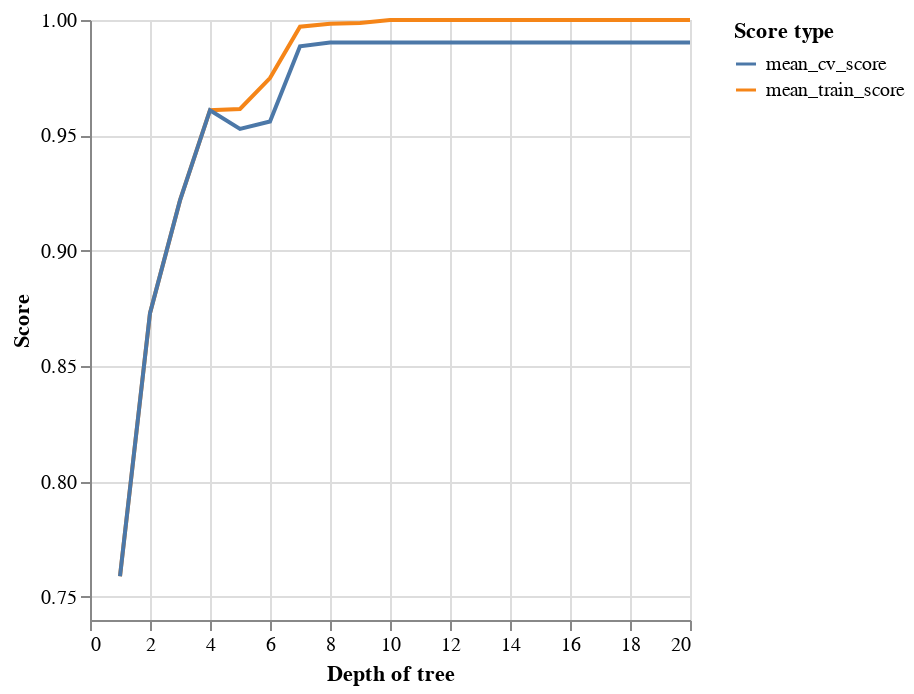

The cell this chart's notebook holds for it:
### Code cell
results = pd.melt(result_df, id_vars=['max_depth'], value_vars=['mean_train_score','mean_cv_score'])
import altair as alt
alt.Chart(results).mark_line().encode(
    x=alt.X('max_depth', title= 'Depth of tree'),
    y= alt.Y('value',title = 'Score', scale=alt.Scale(zero=False)),
    color=alt.Color('variable', title='Score type')
)

### Figure 1 — Vega-Lite specification as saved in the notebook (floating-point values rounded to 4 significant figures)
{"config": {"view": {"continuousWidth": 300, "continuousHeight": 300}}, "data": {"name": "data-1a70ccf57629d50a91c4faefcd3aa592"}, "mark": {"type": "line"}, "encoding": {"color": {"field": "variable", "title": "Score type", "type": "nominal"}, "x": {"field": "max_depth", "title": "Depth of tree", "type": "quantitative"}, "y": {"field": "value", "scale": {"zero": false}, "title": "Score", "type": "quantitative"}}, "$schema": "https://vega.github.io/schema/vega-lite/v5.16.3.json", "datasets": {"data-1a70ccf57629d50a91c4faefcd3aa592": [{"max_depth": 1, "variable": "mean_train_score", "value": 0.759}, {"max_depth": 2, "variable": "mean_train_score", "value": 0.873}, {"max_depth": 3, "variable": "mean_train_score", "value": 0.9218}, {"max_depth": 4, "variable": "mean_train_score", "value": 0.9609}, {"max_depth": 5, "variable": "mean_train_score", "value": 0.9615}, {"max_depth": 6, "variable": "mean_train_score", "value": 0.9748}, {"max_depth": 7, "variable": "mean_train_score", "value": 0.9971}, {"max_depth": 8, "variable": "mean_train_score", "value": 0.9984}, {"max_depth": 9, "variable": "mean_train_score", "value": 0.9987}, {"max_depth": 10, "variable": "mean_train_score", "value": 1.0}, {"max_depth": 11, "variable": "mean_train_score", "value": 1.0}, {"max_depth": 12, "variable": "mean_train_score", "value": 1.0}, {"max_depth": 13, "variable": "mean_train_score", "value": 1.0}, {"max_depth": 14, "variable": "mean_train_score", "value": 1.0}, {"max_depth": 15, "variable": "mean_train_score", "value": 1.0}, {"max_depth": 16, "variable": "mean_train_score", "value": 1.0}, {"max_depth": 17, "variable": "mean_train_score", "value": 1.0}, {"max_depth": 18, "variable": "mean_train_score", "value": 1.0}, {"max_depth": 19, "variable": "mean_train_score", "value": 1.0}, {"max_depth": 20, "variable": "mean_train_score", "value": 1.0}, {"max_depth": 1, "variable": "mean_cv_score", "value": 0.759}, {"max_depth": 2, "variable": "mean_cv_score", "value": 0.873}, {"max_depth": 3, "variable": "mean_cv_score", "value": 0.9218}, {"max_depth": 4, "variable": "mean_cv_score", "value": 0.9609}, {"max_depth": 5, "variable": "mean_cv_score", "value": 0.9528}, {"max_depth": 6, "variable": "mean_cv_score", "value": 0.956}, {"max_depth": 7, "variable": "mean_cv_score", "value": 0.9886}, {"max_depth": 8, "variable": "mean_cv_score", "value": 0.9902}, {"max_depth": 9, "variable": "mean_cv_score", "value": 0.9902}, {"max_depth": 10, "variable": "mean_cv_score", "value": 0.9902}, {"max_depth": 11, "variable": "mean_cv_score", "value": 0.9902}, {"max_depth": 12, "variable": "mean_cv_score", "value": 0.9902}, {"max_depth": 13, "variable": "mean_cv_score", "value": 0.9902}, {"max_depth": 14, "variable": "mean_cv_score", "value": 0.9902}, {"max_depth": 15, "variable": "mean_cv_score", "value": 0.9902}, {"max_depth": 16, "variable": "mean_cv_score", "value": 0.9902}, {"max_depth": 17, "variable": "mean_cv_score", "value": 0.9902}, {"max_depth": 18, "variable": "mean_cv_score", "value": 0.9902}, {"max_depth": 19, "variable": "mean_cv_score", "value": 0.9902}, {"max_depth": 20, "variable": "mean_cv_score", "value": 0.9902}]}}
